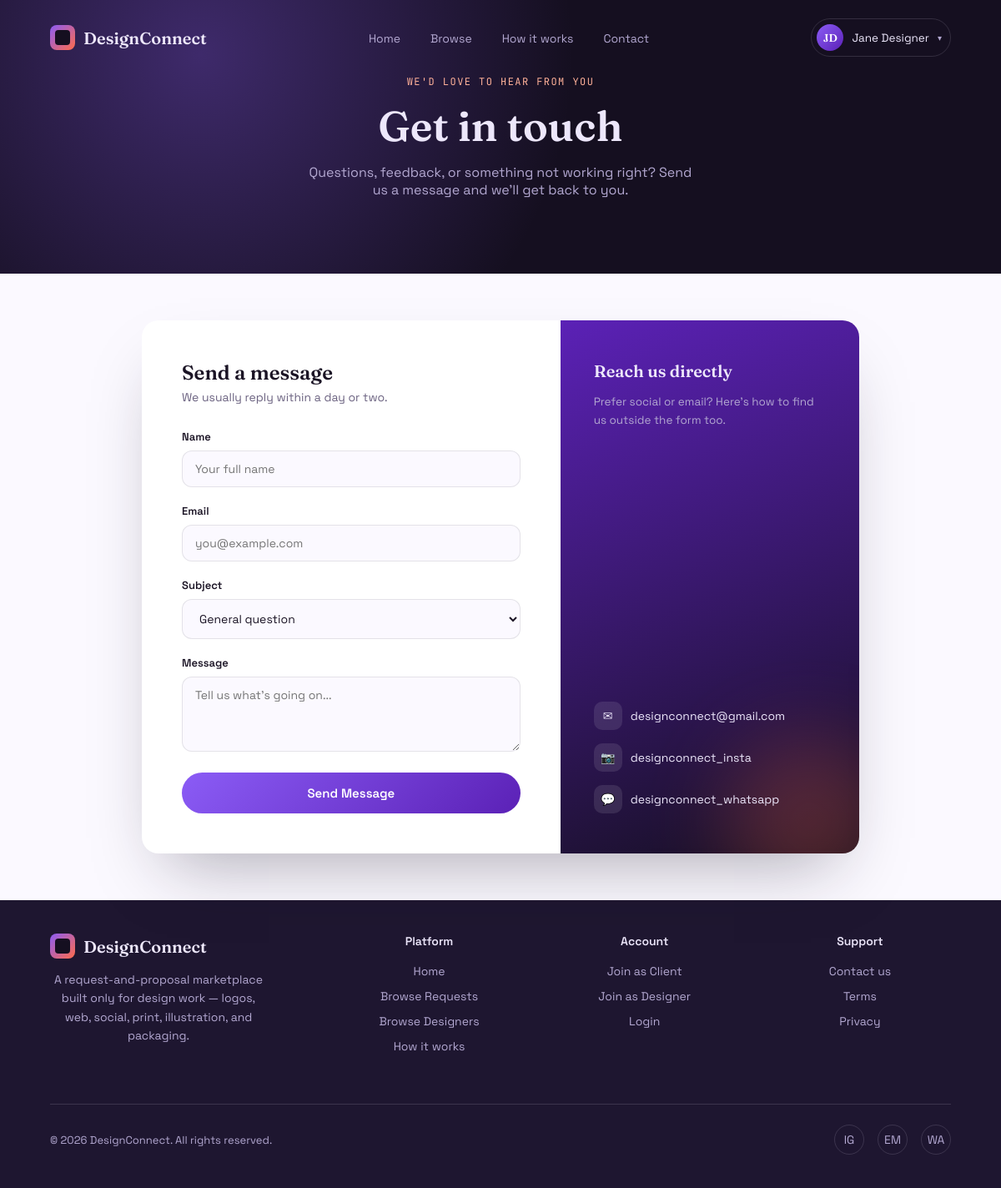
/Public/Contact/ (signed in), run on the app's committed database.
### tables this page shows
CREATE TABLE contact_details(id INT AUTO_INCREMENT PRIMARY KEY,email varchar(100),instagram_url varchar(100),whatsapp varchar(100));

### Public/Controller/ContactController.php (called while the page is built, shortened)
<?php
require_once __DIR__ . '/../Model/ContactModel.php';
require_once __DIR__ . '/../View/ContactView.php';
Class ContactController extends Authentification{
function displayContact(){
  $model= new ContactModel();
  $contact=$model->getContactDetails();
  $view = new ContactView();
  $name=$this->getUserName();
  $avatar=$this->getUserAvatar();
  $view->displayContactView($contact,$name,$avatar);
}
}
?>

### Public/Model/ContactModel.php (called while the page is built, shortened)
<?php
class ContactModel extends Connexion{
  function connectdb(){
    $dataBase = $this->connecterBDD(
    $this->name,
    $this->host,
    $this->user,
    $this->password
  );
    $dataBase->setAttribute(PDO::ATTR_ERRMODE, PDO::ERRMODE_EXCEPTION);
    $dataBase->setAttribute(PDO::ATTR_EMULATE_PREPARES, false);
    return $dataBase;
  }
  function getContactDetails(){
    $db=$this->connectdb();
    $query="SELECT * from contact_details";
    $stmt=$db->prepare($query);
    $stmt->execute();
    $result= $stmt->fetch();
    return $result;
  }
}
?>

### Public/View/ContactView.php (the view, shortened to what this page needs)
<?php
require_once __DIR__ . '/GlobalView.php';
Class ContactView extends GlobalView{
function content($contact,$name,$avatar){
  ?>
<body>
    <div class="hero-strip">
    <div class="eyebrow">We'd love to hear from you</div>
    <h1>Get in touch</h1>
    <p>Questions, feedback, or something not working right? Send us a message and we'll get back to you.</p>
  </div>
  <div class="contact-wrap">
    <div class="contact-card">
      <div class="form-side">
        <h2>Send a message</h2>
        <div class="sub">We usually reply within a day or two.</div>
        <form action="/DesignConnect/Public/redirect.php" method="post">
          <div class="field">
            <label>Name</label>
            <input type="text" placeholder="Your full name" name="name">
          </div>
          <div class="field">
            <label>Email</label>
            <input type="email" placeholder="you@example.com" name="email">
          </div>
          <div class="field">
            <label>Subject</label>
            <select name="subject">
              <option>General question</option>
            </select>
          </div>
          <div class="field">
            <label>Message</label>
            <textarea placeholder="Tell us what's going on..." name="message"></textarea>
          </div>
          <button class="submit-btn" type="submit" name="contactUs">Send Message</button>
        </form>
      </div>
      <div class="info-side">
        <div>
          <h3>Reach us directly</h3>
          <p>Prefer social or email? Here's how to find us outside the form too.</p>
        </div>
        <div class="info-list">
          <a href="mailto:<?php echo htmlspecialchars($contact['email']) ?>"><span class="ic">✉</span><?php echo htmlspecialchars($contact['email']) ?></a>
          <a href="#"><span class="ic">📷</span><?php echo htmlspecialchars($contact['instagram_url']) ?></a>
          <a href="#"><span class="ic">💬</span> <?php echo htmlspecialchars($contact['whatsapp']) ?></a>
        </div>
      </div>
    </div>
  </div>
<?php
}
function displayContactView($contact ,$name,$avatar){
  $this->content($contact,$name,$avatar);
}
}
?>

### Public/index.css (style rules this page uses)
:root { --ink:#150F20; --ink-2:#1E1630; --ink-soft:#2A2140; --paper:#FBF9FF; --paper-2:#F1EBFF; --text-on-ink:#EDE7FB; --text-on-ink-dim:#B3A8D1; --text-on-paper:#1B1425; --text-on-paper-dim:#6B6280; --violet:#8B5CF6; --violet-deep:#5B21B6; --coral:#FF6B4A; --coral-soft:#FFB199; --line:rgba(237,231,251,0.14); --line-soft:rgba(27,20,37,0.1); --radius:20px; --radius-sm:12px; }
* { box-sizing:border-box; margin:0; padding:0; }
html { scroll-behavior:smooth; }
body { font-family:'Space Grotesk', sans-serif; background:var(--paper); color:var(--text-on-paper); overflow-x:hidden; -webkit-font-smoothing:antialiased; }
a { color:inherit; text-decoration:none; }
button { font-family:inherit; cursor:pointer; border:none; background:none; }
.eyebrow { font-family:'JetBrains Mono', monospace; font-size:12px; letter-spacing:0.12em; text-transform:uppercase; }
.contact-wrap { max-width:980px; margin:56px auto ; padding:0 clamp(20px,5vw,64px); position:relative; z-index:2; }
.contact-card { width:100%; background:#fff; border-radius:var(--radius); box-shadow:0 40px 80px -30px rgba(27,20,37,0.35); display:grid; grid-template-columns:1.4fr 1fr; overflow:hidden; }
.form-side { padding:48px; }
.form-side h2 { font-family:'Fraunces', serif; font-weight:600; font-size:24px; margin-bottom:6px; }
.form-side .sub { color:var(--text-on-paper-dim); font-size:14px; margin-bottom:30px; }
.field { margin-bottom:20px; }
.field label { display:block; font-size:13px; font-weight:600; margin-bottom:8px; }
.field input, .field select, .field textarea { width:100%; padding:13px 16px; border-radius:12px; border:1px solid var(--line-soft); font-family:inherit; font-size:14px; outline:none; transition:border-color .25s ease; background:var(--paper); }
.field textarea { resize:vertical; min-height:110px; }
.submit-btn { width:100%; padding:15px; border-radius:100px; border:none; cursor:pointer; background:linear-gradient(135deg, var(--violet), var(--violet-deep)); color:#fff; font-family:inherit; font-weight:600; font-size:15px; transition:transform .25s ease, box-shadow .25s ease; }
.info-side { background:linear-gradient(160deg, var(--violet-deep), var(--ink)); padding:48px 40px; color:var(--text-on-ink); display:flex; flex-direction:column; justify-content:space-between; position:relative; overflow:hidden; }
.info-side::after { content:""; position:absolute; width:200px; height:200px; border-radius:50%; background:var(--coral); opacity:0.25; filter:blur(50px); bottom:-60px; right:-40px; }
.info-side h3 { font-family:'Fraunces', serif; font-weight:600; font-size:20px; margin-bottom:14px; position:relative; z-index:1; }
.info-side p { font-size:13.5px; color:var(--text-on-ink-dim); line-height:1.6; position:relative; z-index:1; }
.info-list { margin-top:28px; display:flex; flex-direction:column; gap:16px; position:relative; z-index:1; }
.info-list a { display:flex; align-items:center; gap:10px; font-size:14px; color:var(--text-on-ink); }
.info-list .ic { width:34px; height:34px; border-radius:10px; background:rgba(255,255,255,0.1); display:flex; align-items:center; justify-content:center; font-size:14px; }
.hero-strip { background: radial-gradient(circle at 20% 20%, rgba(139,92,246,0.35), transparent 45%), var(--ink); padding:70px clamp(20px,5vw,64px) 90px; text-align:center; }
.hero-strip .eyebrow { color:var(--coral-soft); justify-content:center; display:flex; margin-top: 20px;; }
.hero-strip h1 { font-family:'Fraunces', serif; font-weight:600; font-size:clamp(32px,4.4vw,50px); color:var(--text-on-ink); margin-top:14px; }
.hero-strip p { margin-top:14px; color:var(--text-on-ink-dim); max-width:480px; margin-left:auto; margin-right:auto; }
select, .search-box { border:1px solid var(--line-soft); background:#fff; border-radius:12px; padding:11px 16px; font-size:14px; color:var(--text-on-paper); }
select { min-width:150px; }
.field input, .field textarea { width:100%; padding:12px 15px; border-radius:12px; border:1px solid var(--line-soft); font-size:14px; outline:none; transition:border-color .25s ease; background:var(--paper); font-family:inherit; }
.field textarea { resize:vertical; min-height:90px; }

### data on the page
contact_details: email "designconnect@gmail.com", instagram_url "designconnect_insta", whatsapp "designconnect_whatsapp"

### other printed values
$initials "JD"
$name "Jane Designer"
